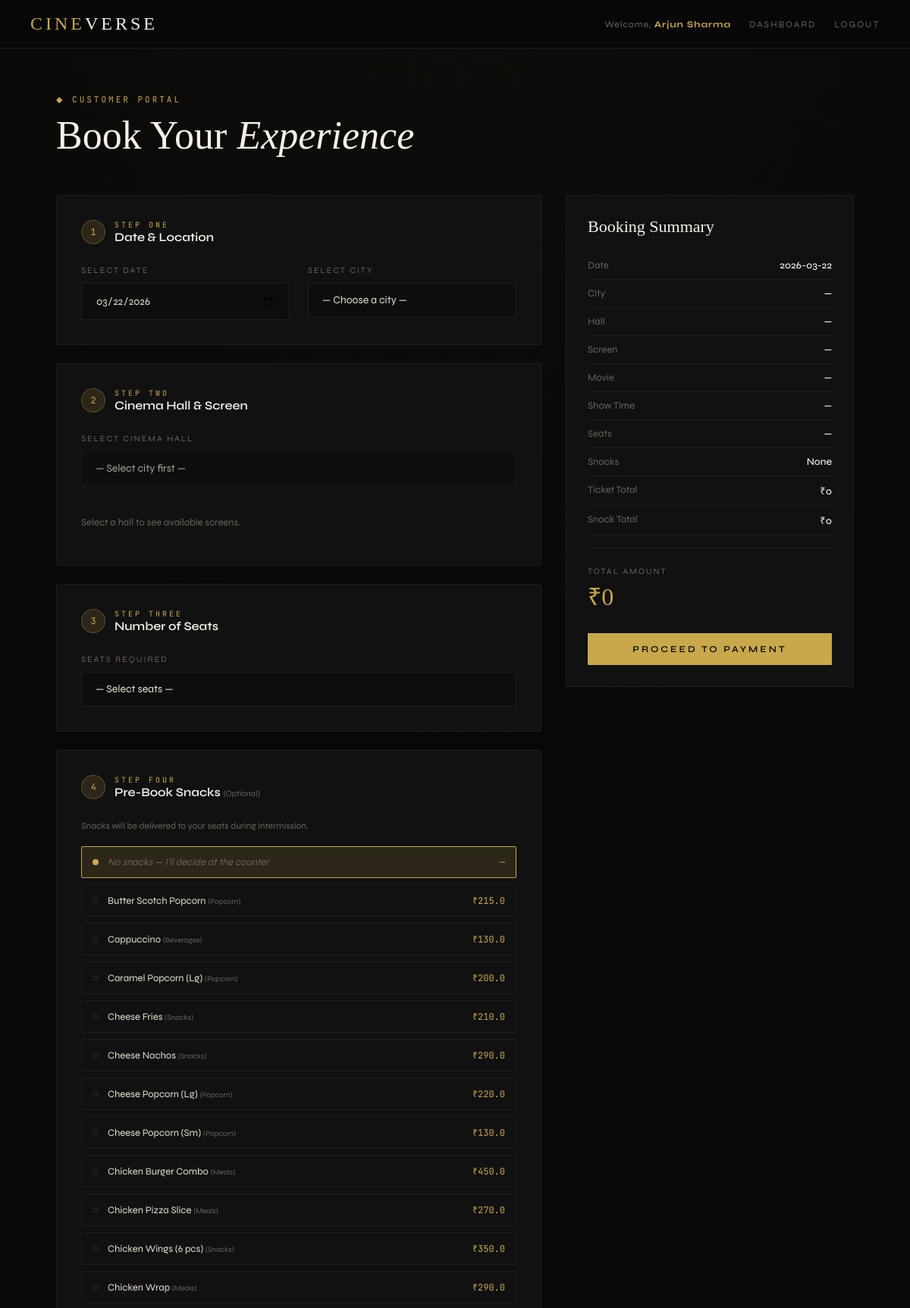
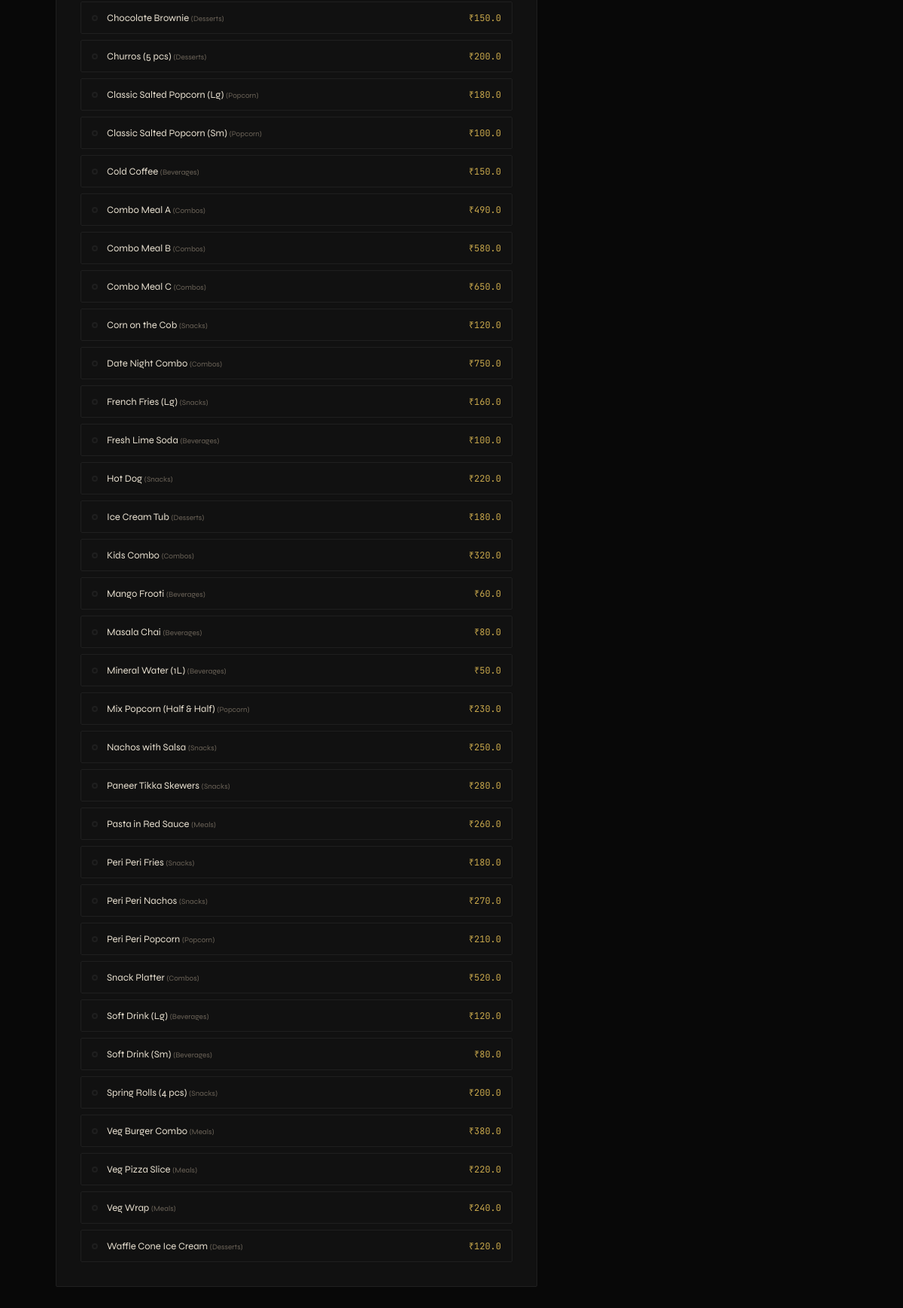
Page /customer (signed in) on the committed database (2 pictures, top to bottom).
### tables this page shows
CREATE TABLE snack_menu (
    id          INTEGER PRIMARY KEY AUTOINCREMENT,
    name        TEXT NOT NULL,
    category    TEXT,
    price       REAL NOT NULL,
    description TEXT
);

### app.py (the view)
@app.route('/customer')
def customer():
    if 'user_id' not in session:
        return redirect(url_for('login'))
    db     = get_db()
    cities = db.execute('SELECT DISTINCT city FROM halls ORDER BY city').fetchall()
    snacks = db.execute('SELECT * FROM snack_menu ORDER BY name').fetchall()
    db.close()
    return render_template('customer.html', cities=cities, snacks=snacks)

### app.py (called while the page is built)
def get_db():
    conn = sqlite3.connect(DB_PATH)
    conn.row_factory = sqlite3.Row
    return conn

### templates/customer.html (shortened to what this page needs)
{% extends "base.html" %}
{% block content %}
<div class="container">
    <div class="page-header">
        <div class="eyebrow">&#9670; Customer Portal</div>
        <h1>Book Your <em style="font-style:italic;">Experience</em></h1>
    </div>
    <form method="POST" action="{{ url_for('book') }}" id="bookForm">
    <div class="booking-layout">
        <div>
            <div class="card" style="margin-bottom:24px;">
                <div class="step-row">
                    <div class="step-num">1</div>
                    <div>
                        <div style="font-size:10px; letter-spacing:3px; color:var(--gold); font-family:'JetBrains Mono',monospace;">STEP ONE</div>
                        <div style="font-size:16px; font-weight:600; color:var(--white);">Date & Location</div>
                    </div>
                </div>
                <div class="grid-2">
                    <div class="form-group" style="margin:0;">
                        <label>Select Date</label>
                        <input type="date" name="date" id="dateInput" required>
                    </div>
                    <div class="form-group" style="margin:0;">
                        <label>Select City</label>
                        <select name="city" id="citySelect" required onchange="loadHalls()">
                            <option value="">— Choose a city —</option>
                        </select>
                    </div>
                </div>
            </div>
            <div class="card" style="margin-bottom:24px;">
                <div class="step-row">
                    <div class="step-num">2</div>
                    <div>
                        <div style="font-size:10px; letter-spacing:3px; color:var(--gold); font-family:'JetBrains Mono',monospace;">STEP TWO</div>
                        <div style="font-size:16px; font-weight:600; color:var(--white);">Cinema Hall & Screen</div>
                    </div>
                </div>
                <div class="form-group">
                    <label>Select Cinema Hall</label>
                    <select name="hall_id" id="hallSelect" required onchange="loadScreens()" disabled>
                        <option value="">— Select city first —</option>
                    </select>
                </div>
                <div id="screensPlaceholder" style="color:var(--muted); font-size:13px; padding:16px 0;">Select a hall to see available screens.</div>
            </div>
            <div class="card" style="margin-bottom:24px;">
                <div class="step-row">
                    <div class="step-num">3</div>
                    <div>
                        <div style="font-size:10px; letter-spacing:3px; color:var(--gold); font-family:'JetBrains Mono',monospace;">STEP THREE</div>
                        <div style="font-size:16px; font-weight:600; color:var(--white);">Number of Seats</div>
                    </div>
                </div>
                <div class="form-group" style="margin:0;">
                    <label>Seats Required</label>
                    <select name="seats" id="seatsSelect" required onchange="updateTotal()">
                        <option value="">— Select seats —</option>
                    </select>
                </div>
            </div>
            <div class="card" style="margin-bottom:24px;">
                <div class="step-row">
                    <div class="step-num">4</div>
                    <div>
                        <div style="font-size:10px; letter-spacing:3px; color:var(--gold); font-family:'JetBrains Mono',monospace;">STEP FOUR</div>
                        <div style="font-size:16px; font-weight:600; color:var(--white);">Pre-Book Snacks <span style="font-size:11px; color:var(--muted); font-weight:400;">(Optional)</span></div>
                    </div>
                </div>
                <p style="font-size:12px; color:var(--muted); margin-bottom:20px;">Snacks will be delivered to your seats during intermission.</p>
                <div class="snack-grid">
                    <div class="snack-item selected" onclick="selectSnack(this, '')">
                        <div class="snack-dot"></div>
                        <div class="snack-name" style="color:var(--muted); font-style:italic;">No snacks — I'll decide at the counter</div>
                        <div class="snack-price">—</div>
                    </div>
                    {% for snack in snacks %}
                    <div class="snack-item" onclick="selectSnack(this, '{{ snack['id'] }}')">
                        <div class="snack-dot"></div>
                        <div class="snack-name">{{ snack['name'] }} <span style="font-size:10px; color:var(--muted);">({{ snack['category'] }})</span></div>
                        <div class="snack-price">₹{{ snack['price'] }}</div>
                    </div>
                    {% endfor %}
                </div>
            </div>
        </div>
        <div class="side-card">
            <div class="side-title">Booking Summary</div>
            <div class="side-row"><span class="side-key">Date</span><span class="side-val" id="sumDate">—</span></div>
            <div class="side-row"><span class="side-key">City</span><span class="side-val" id="sumCity">—</span></div>
            <div class="side-row"><span class="side-key">Hall</span><span class="side-val" id="sumHall">—</span></div>
            <div class="side-row"><span class="side-key">Screen</span><span class="side-val" id="sumScreen">—</span></div>
            <div class="side-row"><span class="side-key">Movie</span><span class="side-val" id="sumMovie">—</span></div>
            <div class="side-row"><span class="side-key">Show Time</span><span class="side-val" id="sumTime">—</span></div>
            <div class="side-row"><span class="side-key">Seats</span><span class="side-val" id="sumSeats">—</span></div>
            <div class="side-row"><span class="side-key">Snacks</span><span class="side-val" id="sumSnack">None</span></div>
            <div class="side-row"><span class="side-key">Ticket Total</span><span class="side-val" id="sumTickets">₹0</span></div>
            <div class="side-row"><span class="side-key">Snack Total</span><span class="side-val" id="sumSnackTotal">₹0</span></div>
            <hr class="divider" style="margin:16px 0;">
            <div style="display:flex; flex-direction:column; gap:4px; padding-top:8px;">
                <span class="total-label">Total Amount</span>
                <span class="total-amount" id="sumTotal">₹0</span>
            </div>
            <button type="submit" class="btn btn-gold" style="width:100%; margin-top:28px;" id="proceedBtn" disabled>
                Proceed to Payment
            </button>
        </div>
    </div>
    </form>
</div>
{% endblock %}

### templates/base.html (shortened to what this page needs)
<!DOCTYPE html>
<html lang="en">
<head>
</head>
<body>
<nav class="nav">
    <a href="{{ url_for('index') }}" class="nav-logo">CINE<span>VERSE</span></a>
    <div class="nav-links">
        {% if session.get('user_id') %}
        <span class="nav-user">Welcome, <strong>{{ session.user_name }}</strong></span>
        <a href="{{ url_for('role_select') }}">Dashboard</a>
        <a href="{{ url_for('logout') }}">Logout</a>
        {% endif %}
    </div>
</nav>
{% block content %}{% endblock %}
</body>
</html>

### templates/base.html (style rules this page uses)
:root { --black: #080808; --deep: #0d0d0d; --card: #111111; --border: #1f1f1f; --gold: #c9a84c; --gold-light: #e8c97a; --gold-dim: rgba(201,168,76,0.15); --red: #c0392b; --text: #e8e0d0; --muted: #6b6358; --white: #f5f0e8; }
* { box-sizing: border-box; margin: 0; padding: 0; }
body { background: var(--black); color: var(--text); font-family: 'Syne', sans-serif; min-height: 100vh; background-image: radial-gradient(ellipse 80% 50% at 50% -20%, rgba(201,168,76,0.05) 0%, transparent 100%); }
.nav { display: flex; align-items: center; justify-content: space-between; padding: 18px 40px; border-bottom: 1px solid var(--border); background: rgba(8,8,8,0.95); position: sticky; top: 0; z-index: 100; backdrop-filter: blur(10px); }
.nav-logo { font-family: 'Cormorant Garamond', serif; font-size: 24px; font-weight: 500; letter-spacing: 4px; color: var(--gold); text-decoration: none; }
.nav-logo span { color: var(--white); }
.nav-links { display: flex; gap: 24px; align-items: center; }
.nav-links a { color: var(--muted); text-decoration: none; font-size: 12px; letter-spacing: 2px; text-transform: uppercase; transition: color 0.2s; }
.nav-user { font-size: 12px; color: var(--muted); letter-spacing: 1px; }
.nav-user strong { color: var(--gold); }
.container { max-width: 1100px; margin: 0 auto; padding: 60px 24px; }
.page-header { margin-bottom: 50px; }
.page-header .eyebrow { font-family: 'JetBrains Mono', monospace; font-size: 11px; letter-spacing: 3px; color: var(--gold); text-transform: uppercase; margin-bottom: 12px; }
.page-header h1 { font-family: 'Cormorant Garamond', serif; font-size: 52px; font-weight: 300; line-height: 1.1; color: var(--white); }
.card { background: var(--card); border: 1px solid var(--border); border-radius: 2px; padding: 32px; }
.form-group { margin-bottom: 24px; }
.form-group label { display: block; font-size: 11px; letter-spacing: 2px; text-transform: uppercase; color: var(--muted); margin-bottom: 10px; }
.form-group input, .form-group select { width: 100%; background: var(--deep); border: 1px solid var(--border); color: var(--text); padding: 14px 18px; font-family: 'Syne', sans-serif; font-size: 14px; border-radius: 1px; outline: none; transition: border-color 0.2s; -webkit-appearance: none; }
.form-group select option { background: var(--deep); }
.btn { display: inline-block; padding: 14px 36px; font-family: 'Syne', sans-serif; font-size: 12px; font-weight: 600; letter-spacing: 3px; text-transform: uppercase; border: none; cursor: pointer; text-decoration: none; transition: all 0.25s; border-radius: 1px; }
.btn-gold { background: var(--gold); color: var(--black); }
.divider { border: none; border-top: 1px solid var(--border); margin: 32px 0; }
.grid-2 { display: grid; grid-template-columns: 1fr 1fr; gap: 24px; }
.eyebrow { font-family: 'JetBrains Mono', monospace; font-size: 11px; letter-spacing: 3px; color: var(--gold); text-transform: uppercase; margin-bottom: 12px; }

### rows in the picture
snack_menu: name "Butter Scotch Popcorn", category "Popcorn", price "215.0"
snack_menu: name "Cappuccino", category "Beverages", price "130.0"
snack_menu: name "Caramel Popcorn (Lg)", category "Popcorn", price "200.0"
snack_menu: name "Cheese Fries", category "Snacks", price "210.0"
snack_menu: name "Cheese Nachos", category "Snacks", price "290.0"
snack_menu: name "Cheese Popcorn (Lg)", category "Popcorn", price "220.0"
snack_menu: name "Cheese Popcorn (Sm)", category "Popcorn", price "130.0"
snack_menu: name "Chicken Burger Combo", category "Meals", price "450.0"
snack_menu: name "Chicken Pizza Slice", category "Meals", price "270.0"
snack_menu: name "Chicken Wings (6 pcs)", category "Snacks", price "350.0"
snack_menu: name "Chicken Wrap", category "Meals", price "290.0"
snack_menu: name "Chocolate Brownie", category "Desserts", price "150.0"
snack_menu: name "Churros (5 pcs)", category "Desserts", price "200.0"
snack_menu: name "Classic Salted Popcorn (Lg)", category "Popcorn", price "180.0"
snack_menu: name "Classic Salted Popcorn (Sm)", category "Popcorn", price "100.0"
snack_menu: name "Cold Coffee", category "Beverages", price "150.0"
snack_menu: name "Combo Meal A", category "Combos", price "490.0"
snack_menu: name "Combo Meal B", category "Combos", price "580.0"
snack_menu: name "Combo Meal C", category "Combos", price "650.0"
snack_menu: name "Corn on the Cob", category "Snacks", price "120.0"
snack_menu: name "Date Night Combo", category "Combos", price "750.0"
snack_menu: name "French Fries (Lg)", category "Snacks", price "160.0"
snack_menu: name "Fresh Lime Soda", category "Beverages", price "100.0"
snack_menu: name "Hot Dog", category "Snacks", price "220.0"
snack_menu: name "Ice Cream Tub", category "Desserts", price "180.0"
snack_menu: name "Kids Combo", category "Combos", price "320.0"
snack_menu: name "Mango Frooti", category "Beverages", price "60.0"
snack_menu: name "Masala Chai", category "Beverages", price "80.0"
snack_menu: name "Mineral Water (1L)", category "Beverages", price "50.0"
snack_menu: name "Mix Popcorn (Half & Half)", category "Popcorn", price "230.0"
snack_menu: name "Nachos with Salsa", category "Snacks", price "250.0"
snack_menu: name "Paneer Tikka Skewers", category "Snacks", price "280.0"
snack_menu: name "Pasta in Red Sauce", category "Meals", price "260.0"
snack_menu: name "Peri Peri Fries", category "Snacks", price "180.0"
snack_menu: name "Peri Peri Nachos", category "Snacks", price "270.0"
snack_menu: name "Peri Peri Popcorn", category "Popcorn", price "210.0"
snack_menu: name "Snack Platter", category "Combos", price "520.0"
snack_menu: name "Soft Drink (Lg)", category "Beverages", price "120.0"
snack_menu: name "Soft Drink (Sm)", category "Beverages", price "80.0"
snack_menu: name "Spring Rolls (4 pcs)", category "Snacks", price "200.0"
snack_menu: name "Veg Burger Combo", category "Meals", price "380.0"
snack_menu: name "Veg Pizza Slice", category "Meals", price "220.0"
snack_menu: name "Veg Wrap", category "Meals", price "240.0"
snack_menu: name "Waffle Cone Ice Cream", category "Desserts", price "120.0"

### other values in the picture
{{ session.user_name }} "Arjun Sharma"
